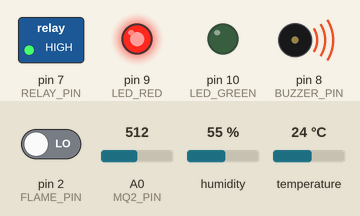
Simulated run of this sketch. Board: Arduino Uno, built with avr-gcc and run on an emulated ATmega328P. Shown: switched loads named in the sketch (green lamp = pin HIGH), output pins drawn as LEDs (lit = HIGH), buzzer (waves = sounding, pin HIGH). Inputs (shaded band) come from the test bench; at power-on: pin 2 (FLAME_PIN) LOW, A0 (MQ2_PIN) = 512, humidity 55 %, temperature 24 °C. What the sketch prints to the serial monitor is not drawn.

Above: at 0.1 s.
Timing chart, 0 to 1.6 s (numbered marks = the images above):
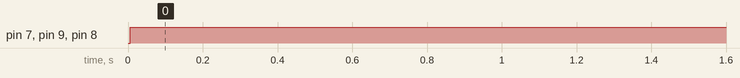

The sketch:

arduino_uno_sensor_node.ino
```cpp
#include <DHT.h>

#define DHTPIN 3
#define DHTTYPE DHT22

const int FLAME_PIN = 2;
const int MQ2_PIN = A0;
const int RELAY_PIN = 7;
const int BUZZER_PIN = 8;
const int LED_RED = 9;
const int LED_GREEN = 10;

const int SMOKE_WARNING = 320;
const int SMOKE_FIRE = 500;

DHT dht(DHTPIN, DHTTYPE);

String statusText = "SAFE";

void setup() {
  Serial.begin(9600);

  pinMode(FLAME_PIN, INPUT);
  pinMode(RELAY_PIN, OUTPUT);
  pinMode(BUZZER_PIN, OUTPUT);
  pinMode(LED_RED, OUTPUT);
  pinMode(LED_GREEN, OUTPUT);

  dht.begin();
  setSafeState();
}

void loop() {
  int smokeRaw = analogRead(MQ2_PIN);
  int flameDetected = digitalRead(FLAME_PIN) == LOW ? 1 : 0;
  float temp = dht.readTemperature();
  if (isnan(temp)) temp = -1.0;

  bool fire = false;
  bool warning = false;

  if (flameDetected == 1 || smokeRaw >= SMOKE_FIRE) {
    fire = true;
    statusText = "FIRE";
  } else if (smokeRaw >= SMOKE_WARNING) {
    warning = true;
    statusText = "WARNING";
  } else {
    statusText = "SAFE";
  }

  if (fire || warning) {
    digitalWrite(RELAY_PIN, HIGH);
    digitalWrite(BUZZER_PIN, HIGH);
    digitalWrite(LED_RED, HIGH);
    digitalWrite(LED_GREEN, LOW);
  } else {
    setSafeState();
  }

  // CSV format sent to ESP32:
  // status,smokeLevel,flameDetected,temperature
  // Example: FIRE,612,1,38.40
  Serial.print(statusText);
  Serial.print(",");
  Serial.print(smokeRaw);
  Serial.print(",");
  Serial.print(flameDetected);
  Serial.print(",");
  Serial.println(temp, 2);

  delay(2000);
}

void setSafeState() {
  digitalWrite(RELAY_PIN, LOW);
  digitalWrite(BUZZER_PIN, LOW);
  digitalWrite(LED_RED, LOW);
  digitalWrite(LED_GREEN, HIGH);
}
```

Measured:
- by itself, pin 7 (RELAY_PIN), pin 9 (LED_RED), pin 8 (BUZZER_PIN): LOW → HIGH at 0.01 s
